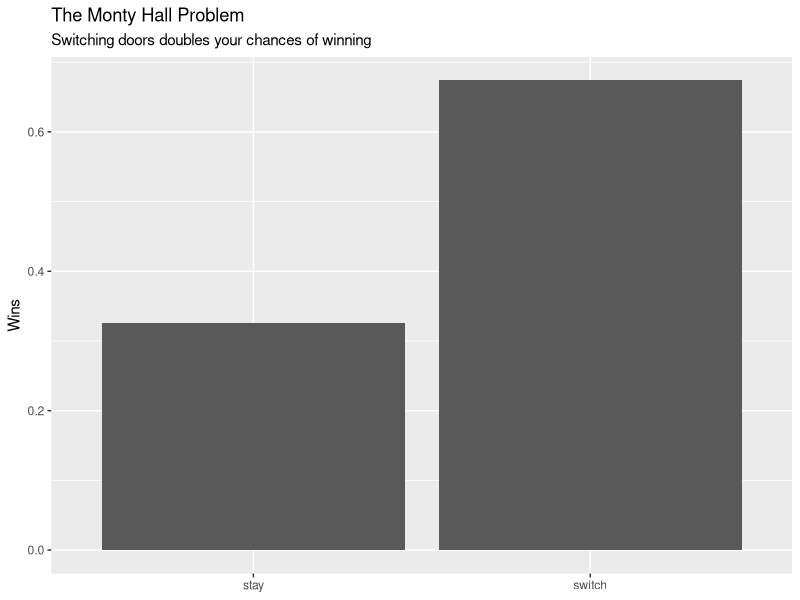
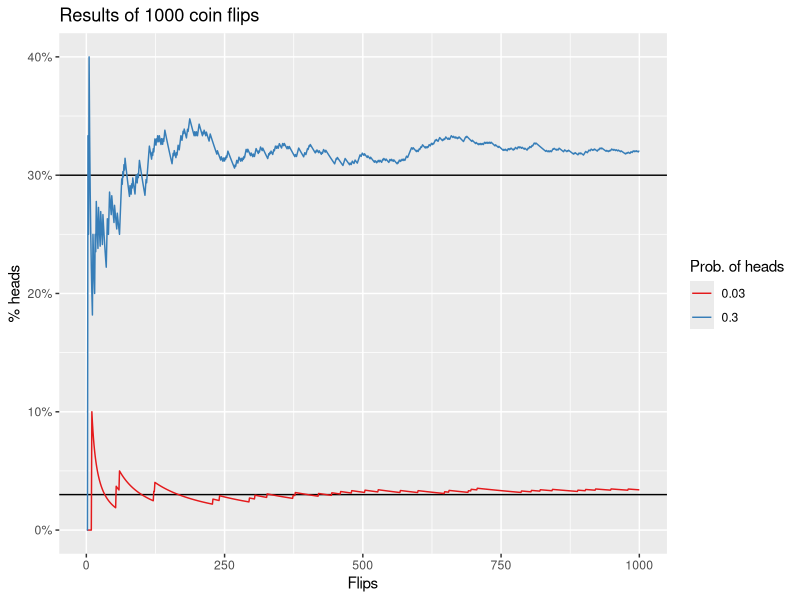

Reproduce these figures in R, in order.
## ---- chunk 1
knitr::opts_chunk$set(message = FALSE, warning = FALSE)
options(knitr.table.format = 'markdown')
## ---- chunk 2
library(tidyverse)
## ---- chunk 3
# set up 10000 experiments
n <- 10000
# randomly choose a door to put the prize behind
prize <- sample(1:3, n, replace = TRUE)
# assume you randomly pick a door
choice <- sample(1:3, n, replace = TRUE)
# finally monty picks a door to open
# it can't be the door with the car, or the one you opened
# first redefine sample to avoid odd behaviour when length(x) == 1
sample_safe <- function(x, size, ...) {
  if (length(x) == 1) {
    return(rep(x, size))
  } else {
    return(sample(x, size, ...))
  }
}
opened <- map2_int(prize, choice, ~sample_safe(setdiff(1:3, union(.x, .y)), 1))
# the door you pick if you switch
switched <- map2_int(choice, opened, ~setdiff(1:3, union(.x, .y)))
results <- tribble(~outcome, ~wins,
                   "switch", sum(switched == prize) / length(prize),
                   "stay",   sum(choice == prize) / length(prize))
ggplot(results, aes(x = outcome, y = wins)) +
  geom_col() + 
  labs(x = NULL, y = "Wins",
       title = "The Monty Hall Problem",
       subtitle = "Switching doors doubles your chances of winning")
## ---- chunk 4
n <- 1000
# n random bernoulli
results <- tibble(n = 1:n,
                  p_thirty = rbinom(n, 1, 0.3),
                  p_three = rbinom(n, 1, 0.03)) %>% 
  gather(p, heads, -n) %>% 
  mutate(p = ifelse(p == "p_thirty", 0.3, 0.03),
         heads = as.logical(heads))
# cumulative proportion of heads
results <- results %>% 
  group_by(p) %>% 
  mutate(prop = cumsum(heads) / n)
ggplot(results, aes(n, prop, colour = as.character(p))) +
  geom_hline(yintercept = 0.3) +
  geom_hline(yintercept = 0.03) +
  geom_line() +
  scale_y_continuous(labels = scales::percent) +
  scale_color_brewer("Prob. of heads", palette = "Set1") +
  labs(x = "Flips", y = "% heads",
       title = "Results of 1000 coin flips")
## ---- chunk 5
ns <- c(10, 100, 1000)
p <- 0.3
# function to calculate mean number of heads of many trials
sim_x <- function(n, p, trials = 10000) {
  results <- rerun(trials, rbinom(n, 1, p)) %>% 
    map_int(sum) %>% 
    mean
  results
}
# actual vs. expected
tibble(actual = map_dbl(ns, sim_x, p = p),
       expected = p * ns) %>% 
  knitr::kable(row.names = FALSE, align = 'l')
## ---- chunk 6
# roll 10000 dice
n <- 10000
results <- tibble(rolls = sample(1:6, n, replace = TRUE)) %>% 
  # test if in set A and/or B
  mutate(a = (rolls %% 2 == 0),
         b = rolls <= 4,
         both = a & b)
# check for independence
results %>% 
  summarize(p_a = sum(a) / n,
            p_b = sum(b) / n,
            p_ab = sum(both) / n,
            p_a_p_b = p_a * p_b) %>% 
  knitr::kable(col.names = c("P(A)", "P(B)", "P(AB)", "P(A)P(B)"),
               row.names = FALSE, align = 'l')
## ---- chunk 7
# define events
a <- 1:4
b <- 4:6
# roll 10000 dice
n <- 10000
results <- tibble(rolls = sample(1:6, n, replace = TRUE)) %>% 
  # test if in set A and/or B
  mutate(a = rolls %in% a,
         b = rolls %in% b,
         both = rolls %in% intersect(a, b))
# check for independence
results %>% 
  summarize(p_a = sum(a) / n,
            p_b = sum(b) / n,
            p_ab = sum(both) / n,
            p_a_p_b = p_a * p_b) %>% 
  knitr::kable(col.names = c("P(A)", "P(B)", "P(AB)", "P(A)P(B)"),
               row.names = FALSE, align = 'l')
